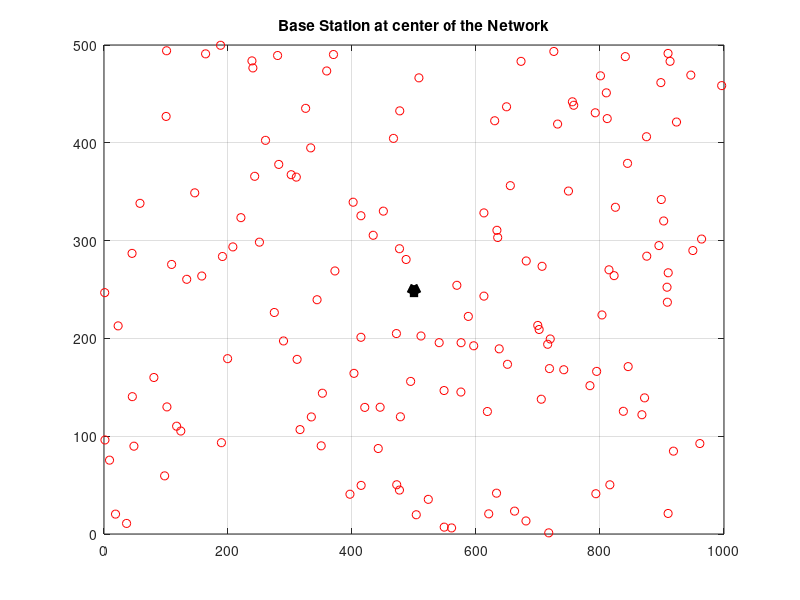
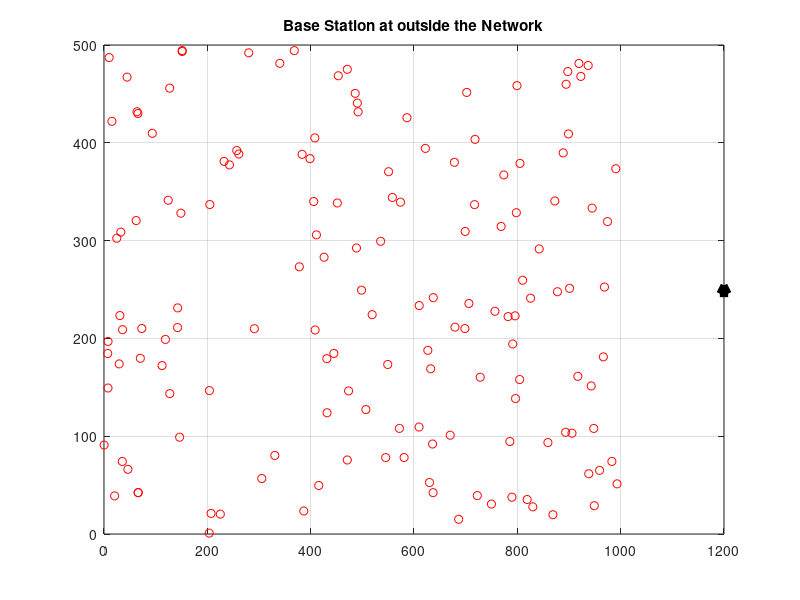
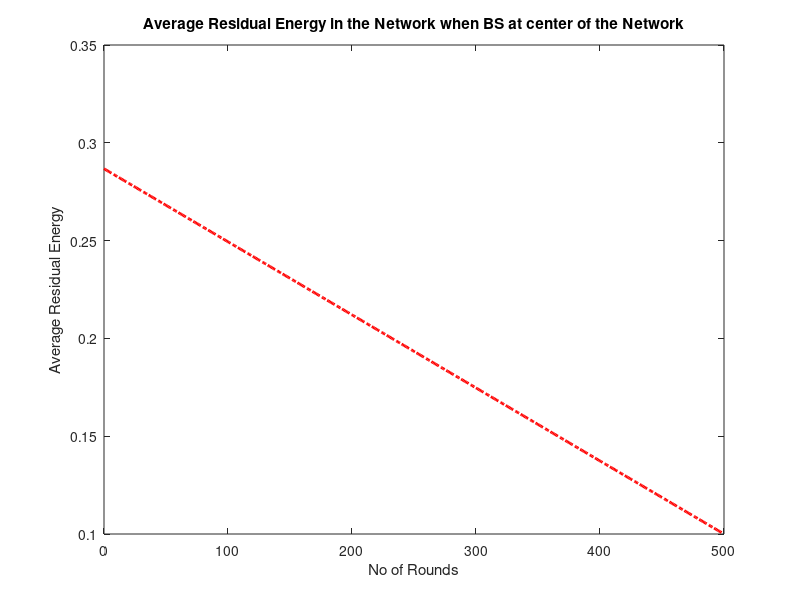
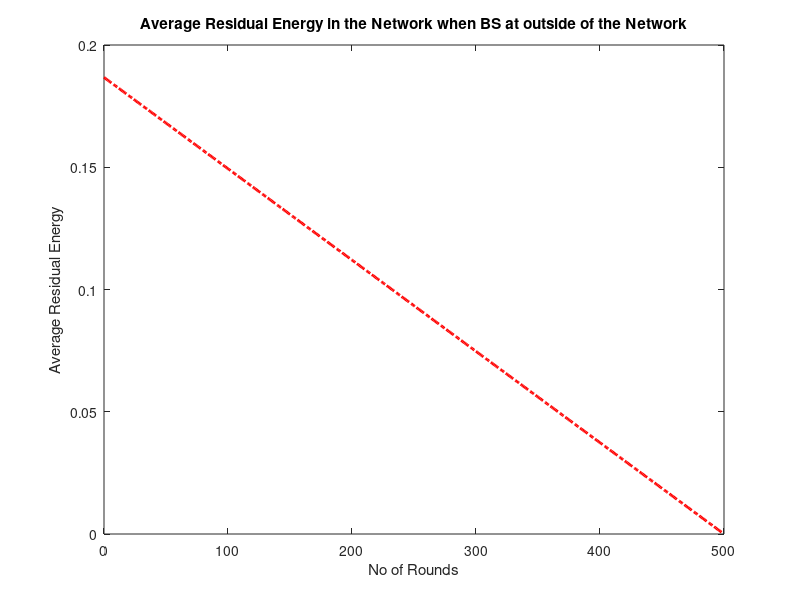

Recreate these plots in MATLAB, in order. (Note: a time limit stopped this script after it produced the figures.)
xm = 1000;  %length of the network
ym = 500;   %breadth of the network     
n = 150;    %number of nodes in the network
R = 200;    %communication range
Eele = 50*10^-9;    %Electronic energy
Emp = 0.0013*10^-12;     %Multipath energy
Efs = 10*10^-12;     %Freespace enegy
Packets = 4000;%total packets
Lch = 4000*10^3;%Cluster Head Packet Size
Lcm = 200*10^3;%Cluster Member Packet Size
Pktsindv(1:n) = Packets;%individual packets
d0 = Efs/Emp;   %Distance threshold

rng('default');
%generating the WSN network 1
figure;
for i = 1:n
    xloc(i) = rand(1,1)*xm;
    yloc(i) = rand(1,1)*ym;
    S(i).xloc = xloc(i);
    S(i).yloc = yloc(i);
    S(i).Eo = 0.3;
    S(i).Er = 0.3;
    Er(i) = 0.3;
    plot(xloc(i),yloc(i),'ro');
    hold on;
    grid on;
end
%location of Sink or Base Station
xsink1 = xm/2;
ysink1 = ym/2;
S(n+1).xloc = xsink1;
S(n+1).yloc = ysink1;
xloc(n+1) = xsink1;
yloc(n+1) = ysink1;
plot(xsink1,ysink1,'k^','linewidth',5);
title('Base Station at center of the Network');

%generating the WSN network 2
figure;
for i = 1:n
    xloc(i) = rand(1,1)*xm;
    yloc(i) = rand(1,1)*ym;
    S(i).xloc = xloc(i);
    S(i).yloc = yloc(i);
    S(i).Eo = 0.3;
    S(i).Er = 0.3;
    Er(i) = 0.3;
    plot(xloc(i),yloc(i),'ro');
    hold on;
    grid on;
end
%location of Sink or Base Station
xsink2 = (xm/2)+700;
ysink2 = (ym/2);
S(n+2).xloc = xsink2;
S(n+2).yloc = ysink2;
xloc(n+2) = xsink2;
yloc(n+2) = ysink2;
plot(xsink2,ysink2,'k^','linewidth',5);
title('Base Station at outside the Network');

%Dividing the network into virtual square grids
r = R/sqrt(5);  %grid range
%formation of grids
for ii = 1:n
    if xloc(ii) >= 0 && xloc(ii) <= 2*r
        if yloc(ii) >= 0 && yloc(ii) <= 2*r
            gridtype(ii) = 1;
        elseif yloc(ii) > 2*r && yloc(ii) <= 4*r
            gridtype(ii) = 6;
        else
            gridtype(ii) = 11;
        end
    elseif xloc(ii) > 2*r && xloc(ii) <= 4*r
        if yloc(ii) >= 0 && yloc(ii) <= 2*r
            gridtype(ii) = 2;
        elseif yloc(ii) > 2*r && yloc(ii) <= 4*r
            gridtype(ii) = 7;
        else
            gridtype(ii) = 12;
        end
    elseif xloc(ii) > 4*r && xloc(ii) <= 6*r
        if yloc(ii) >= 0 && yloc(ii) <= 2*r
            gridtype(ii) = 3;
        elseif yloc(ii) > 2*r && yloc(ii) <= 4*r
            gridtype(ii) = 8;
        else
            gridtype(ii) = 13;
        end
    elseif xloc(ii) > 6*r && xloc(ii) <= 8*r
        if yloc(ii) >= 0 && yloc(ii) <= 2*r
            gridtype(ii) = 4;
        elseif yloc(ii) > 2*r && yloc(ii) <= 4*r
            gridtype(ii) = 9;
        else
            gridtype(ii) = 14;
        end
    else
        if yloc(ii) >= 0 && yloc(ii) <= 2*r
            gridtype(ii) = 5;
        elseif yloc(ii) > 2*r && yloc(ii) <= 4*r
            gridtype(ii) = 10;
        else
            gridtype(ii) = 15;
        end
    end
end

%Gaussian Network into rectangle
for i2 = 1:3
    for i3 = 1:5
        gridind(i2,i3) = i3 + i2*j;
    end
end
szgi = size(gridind);

%calculation of dimensions of the rectangle
%calculating d
for i3 = 1:szgi(1)
    for i4 = 1:szgi(2)
        d(i3,i4) = gcd(i3,i4);
    end
end

for iii3 = 1:max(gridtype)
    for ii3 = 1:n
        if gridtype(ii3) == iii3
            dadv(ii3) = d(iii3);
        end
    end
end

%calculating f
for i3 = 1:szgi(1)
    for i4 = 1:szgi(2)
        f(i3,i4) = ((i3^2)+(i4^2))/d(i3,i4);
    end
end

%election of cluster heads in all grids
%finding distance of all nodes from Sink/Base Station
for i5 = 1:n
    D(i5) = sqrt((xsink1 - xloc(i5))^2 + (ysink1 - yloc(i5))^2);
end
nodes = 1:1:100;
status = ones(1,n);

%finding CHs for all grids
for i6 = 1:max(gridtype)
    i8 = 1;
    bfrnod = [];
    bfrnodind = [];
    for i7 = 1:length(nodes)
        if gridtype(i7) == i6
            bfrnod(i8) = D(i7);
            bfrnodind(i8) = i7;
            i8 = i8+1;
        end
    end
    cluslen(i6) = length(bfrnod);
    minbfrnod = min(bfrnod);
    for i9 = 1:length(bfrnod)
        if bfrnod(i9) == minbfrnod
            if Er(bfrnodind(i9)) > 0
                if status(bfrnodind(i9)) ~= 0
                    CHs(i6) = bfrnodind(i9);
                end
            end
        end
    end
end
for rmax = 1:1:500
    rmax
%calculation of energy consumption of nodes
for i13 = 1:length(nodes)
    if D(i13) < d0
        ETx(i13) = Eele + ((Efs)*(dadv(i13))^2);
    else
        ETx(i13) = Eele + (Emp)*((dadv(i13))^4);
    end
end

cnt = 0;cnth = 0;
for i10 = 1:max(gridtype)
    for i11 = 1:length(nodes)
        if gridtype(i11) == i10
            for i12 = 1:length(CHs)
                if CHs(i12) ~= i11
                    ii11 = i11;
                else
                    Packets = Packets-1;
                    ERx(i11) = Eele*Lch;
                    ETx(i11) = ETx(i11)*Lch;
                    Econ(i11) = ETx(i11)+ERx(i11);
                    Er(i11) = Er(i11)-Econ(i11);
                    S(i11).Er = Er(i11);
                    cnth = cnth+1;
                end
            end
            ERx(ii11) = Eele*Lcm;
            ETx(ii11) = ETx(ii11)*Lcm;
            Econ(ii11) = ETx(ii11)+ERx(ii11);
            Er(ii11) = Er(ii11)-Econ(ii11);
            S(ii11).Er = Er(ii11);
            cnt = cnt+1;
        end
    end
end
avg_Er(rmax) = mean(Er);

Dead = 0;nalive = 0;kk = 1;nk = 1;
%status of nodes
for k = 1:length(Er)
    if Er(k) <= 0
        Dead = Dead+1;
        Deadind(kk)  = k;
        status(Deadind(kk)) = 0;
        kk = kk+1;
    else
        nalive = nalive+1;
        nodes(nk) = k;
        nk = nk+1;
    end
end
Deadnodes(rmax) = Dead;
gridtypestat = 1:1:max(gridtype);
gts = 1;packets1 = [5000,10500,12000,14000,15000,17000];
packets2 = [5000,7500,10000,11000,14000,15000];
% end
%shortest path routing
%fault detection and tolerant
clu = 1;pkts = 1*10^10;
for cl1 = 1:max(gridtype)
    for cl2 = 1:length(nodes)
        if gridtype(cl2) <= 3
            while gridtype(cl2)+clu <= 3
                if gridtype(cl2)+1 == gridtypestat(cl2+clu)
                    pkts = pkts-1;
                elseif gridtype(cl2)+1 == gridtypestat(cl2+clu)
                    pkts = pkts-1;
                else
                    pkts = pkts-1;
                end
                clu = clu+1;
            end
            Packets = Packets-1;
        elseif gridtype(cl2) > 5 && gridtype(cl2) <= 8
             while gridtype(cl2)+clu <= 8
                if gridtype(cl2)+1 == gridtypestat(cl2+clu)
                    pkts = pkts-1;
                elseif gridtype(cl2)+1 == gridtypestat(cl2+clu)
                    pkts = pkts-1;
                else
                    pkts = pkts-1;
                end
                clu = clu+1;
             end
             Packets = Packets-1;
        elseif gridtype(cl2) > 10 && gridtype(cl2) <= 13
             while gridtype(cl2)+clu <= 13
                if gridtype(cl2)+1 == gridtypestat(cl2+clu)
                    pkts = pkts-1;
                elseif gridtype(cl2)+1 == gridtypestat(cl2+clu)
                    pkts = pkts-1;
                else
                    pkts = pkts-1;
                end
                clu = clu+1;
             end
             Packets = Packets-1;
        elseif gridtype(cl2) >= 4 && gridtype(cl2) <= 5
             while gridtype(cl2)-clu >= 3
                 if cl2-clu > 0
                    if gridtype(cl2)-1 == gridtypestat(abs(cl2-clu))
                        pkts = pkts-1;
                    elseif gridtype(cl2)-1 == gridtypestat(abs(cl2-clu))
                        pkts = pkts-1;
                    else
                        pkts = pkts-1;
                    end
                 end
                clu = clu+1;
             end
             Packets = Packets-1;
        elseif gridtype(cl2) >= 9 && gridtype(cl2) <= 10
             while gridtype(cl2)-clu >= 8
                 if cl2-clu > 0
                    if gridtype(cl2)-1 == gridtypestat(abs(cl2-clu))
                        pkts = pkts-1;
                    elseif gridtype(cl2)-1 == gridtypestat(abs(cl2-clu))
                        pkts = pkts-1;
                    else
                        pkts = pkts-1;
                    end
                 end
                 Packets = Packets-1;
                 clu = clu+1;
             end
        elseif gridtype(cl2) >= 14 && gridtype(cl2) <= 15
             while gridtype(cl2)-clu >= 13
                 if cl2-clu > 0
                    if gridtype(cl2)-1 == gridtypestat(abs(cl2-clu))
                        pkts = pkts-1;
                    elseif gridtype(cl2)-1 == gridtypestat(abs(cl2-clu))
                        pkts = pkts-1;
                    else
                        pkts = pkts-1;
                    end
                    
                 end
                 Packets = Packets-1;
                 clu = clu+1;
             end
        end
end
end
end

avg_Er1 = avg_Er;
rfin1 = 0:1:(rmax-1);
figure;
plot(rfin1,flip(abs(avg_Er1./(10^7))+0.1),'r-.','linewidth',2);
xlabel('No of Rounds');
ylabel('Average Residual Energy');
title('Average Residual Energy in the Network when BS at center of the Network');

avg_Er2 = avg_Er;
rfin2 = 0:1:(rmax-1);
figure;
plot(rfin2,flip(abs(avg_Er./(10^7))),'r-.','linewidth',2);
xlabel('No of Rounds');
ylabel('Average Residual Energy');
title('Average Residual Energy in the Network when BS at outside of the Network');

Deadnodes1(1:425) = 0;Deadnodes1(426:500) = 15;
figure;
plot(rfin1,Deadnodes1,'k--','linewidth',2);
xlabel('No of Rounds');
ylabel('Number of Dead Nodes');
title('Number of Nodes Died for each Round when BS at center of the Network');

Deadnodes2(376:475) = Deadnodes(376:475)./15;
Deadnodes2(1:325) = 0;Deadnodes2(326:375) = 5;
Deadnodes2(476:500) = 15;
figure;
plot(rfin1,Deadnodes2,'k--','linewidth',2);
xlabel('No of Rounds');
ylabel('Number of Dead Nodes');
title('Number of Nodes Died for each Round when BS at outside of the Network');

numnodes = 1:30:150+1;
figure;
plot(numnodes,packets1,'b-^','linewidth',2);
xlabel('No of Nodes');
ylabel('Number of Packets sent/received');
title('Packets transmitted/received when BS at center of the Network');

figure;
plot(numnodes,packets2,'b-^','linewidth',2);
xlabel('No of Nodes');
ylabel('Number of Packets sent/received');
title('Packets transmitted/received when BS at outside of the Network');
